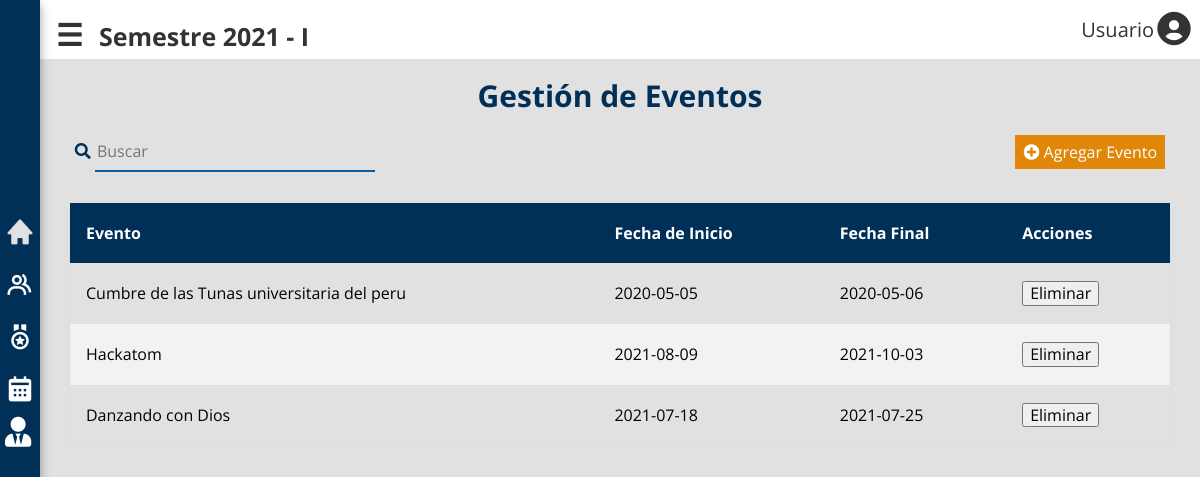
The page /eventos.php on the database its author committed.
### tables this page shows
CREATE TABLE `eventos_realizados` (
  `idEventosrealizados` int NOT NULL AUTO_INCREMENT,
  `nombre_evento` varchar(200) NOT NULL,
  `fecha_inicio` date NOT NULL,
  `fecha_final` date NOT NULL,
  PRIMARY KEY (`idEventosrealizados`)
);

### eventos.php (the view, shortened to what this page needs)
<?php
$db = conectarDB();
$query = 'SELECT * FROM eventos_realizados ';
$resultado = mysqli_query($db, $query);
?>
<div class="contenedor-grupos">
    <div class="titulo-grupos">
        <h2 class="no-margin">Gestión de Eventos</h2>
    </div>
    <div class="acciones-grupo">
        <div class="buscar">
            <i class="fas fa-search"></i>
            <input type="text" placeholder="Buscar">
        </div>
        <div class="nuevo-grupo">
            <button type="button" class="boton-grupo" id="boton-agregar-evento" onclick="modal('modal-agregar', 'boton-agregar-evento', 'close-evento')">
                <i class="fas fa-plus-circle"></i> Agregar Evento
            </button>
        </div>
    </div>
    <div class="contenedor-tabla tab-beneficio">
        <table>
            <thead>
                <tr>
                    <th>Evento</th>
                    <th>Fecha de Inicio</th>
                    <th>Fecha Final</th>
                    <th>Acciones</th>
                </tr>
            </thead>
            <tbody>
                <?php while ($eventos = mysqli_fetch_assoc($resultado)) : ?>
                    <tr>
                        <td><?php echo $eventos['nombre_evento']; ?></td>
                        <td><?php echo $eventos['fecha_inicio']; ?></td>
                        <td><?php echo  $eventos['fecha_final']; ?></td>
                        <td>
                            <form method="POST" class="w-100">
                                <input type="submit" class="boton-rojo-block" value="Eliminar">
                            </form>
                        </td>
                    </tr>
                <?php endwhile; ?>
            </tbody>
        </table>
    </div>
</div>
</div>
</div>

### build/css/app.css (style rules this page uses)
html { line-height:1.15;-webkit-text-size-adjust:100% }
body { margin:0 }
button,input,optgroup,select,textarea { font-family:inherit;font-size:100%;line-height:1.15;margin:0 }
button,input { overflow:visible }
button,select { text-transform:none }
[type=button],[type=reset],[type=submit],button { -webkit-appearance:button }
html { font-size:62.5%;box-sizing:border-box }
*,:after,:before { box-sizing:inherit }
body { font-family:Open Sans,sans-serif;font-size:1.6rem;line-height:1.8 }
h1,h2,h3 { font-family:Open Sans,sans-serif;margin:2.5rem 0;font-weight:300;text-align:center }
h2 { font-size:3.4rem }
.no-margin { margin:0 }
:root { --primario:#0024a8;--secundario:#7f7481 }
.contenedor-tabla { height:49rem;display:flex;flex-direction:column;padding-top:3rem }
.contenedor-tabla table { border-collapse:collapse;border-spacing:0;width:95%;border:1px solid #ddd;margin:0 auto }
.contenedor-tabla table th { background-color:#003057;color:#fff }
.contenedor-tabla table td,.contenedor-tabla table th { text-align:left;padding:16px }
.contenedor-tabla table tr:nth-child(2n) { background-color:#f2f2f2 }
.contenedor-grupos .titulo-grupos h2 { text-align:center;font-weight:700;font-size:3rem;margin-top:1rem;margin-bottom:1rem;color:#003057 }
.contenedor-grupos .acciones-grupo { display:flex;justify-content:space-between;align-items:center;width:94%;margin:0 auto }
.contenedor-grupos .acciones-grupo .buscar input { height:3.9rem;width:28rem;border-top:0;border-left:0;border-right:0;border-color:#003057;background-color:transparent }
.contenedor-grupos .acciones-grupo .buscar i { color:#003057 }
.contenedor-grupos .acciones-grupo .nuevo-grupo { display:flex }
.contenedor-grupos .acciones-grupo .nuevo-grupo button { background:#e08709;color:#fff;cursor:pointer;margin-right:1rem;padding:.8rem;border:none;flex:4 }
.contenedor-grupos .acciones-grupo .nuevo-grupo button:last-of-type { margin-right:0 }
.contenedor-grupos .acciones-grupo .nuevo-grupo .boton-grupo { flex:4 }

### rows shown on the page
eventos_realizados: nombre_evento "Cumbre de las Tunas universitaria del peru", fecha_inicio "2020-05-05", fecha_final "2020-05-06"
eventos_realizados: nombre_evento "Hackatom", fecha_inicio "2021-08-09", fecha_final "2021-10-03"
eventos_realizados: nombre_evento "Danzando con Dios", fecha_inicio "2021-07-18", fecha_final "2021-07-25"
